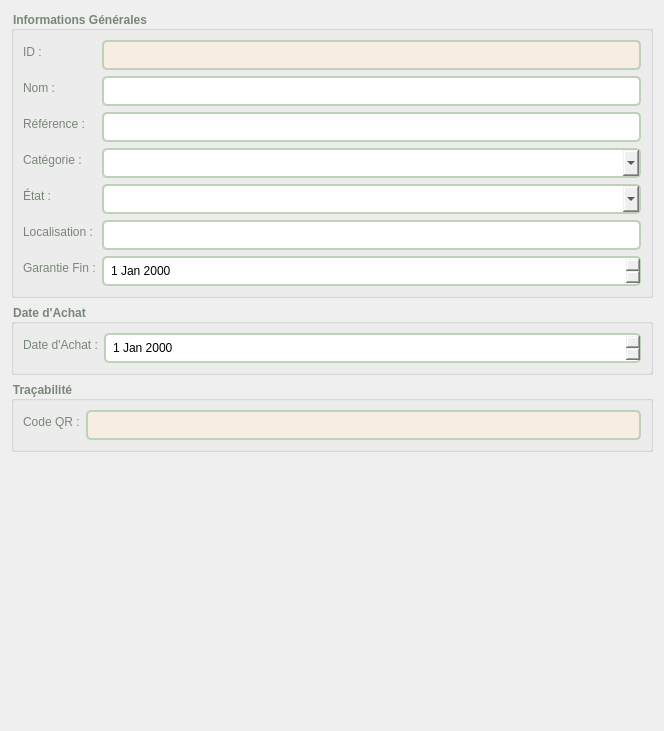
                  <widget class="QWidget" name="scrollAreaWidgetContents">
                   <property name="geometry">
                    <rect>
                     <x>0</x>
                     <y>0</y>
                     <width>664</width>
                     <height>731</height>
                    </rect>
                   </property>
                   <layout class="QVBoxLayout">
                    <item>
                     <widget class="QGroupBox" name="groupBoxInfo">
                      <property name="title">
                       <string>Informations Générales</string>
                      </property>
                      <property name="styleSheet">
                       <string>QGroupBox { font-weight: bold; color: #798777; }</string>
                      </property>
                      <layout class="QFormLayout">
                       <item row="0" column="0">
                        <widget class="QLabel" name="labelID">
                         <property name="text">
                          <string>ID :</string>
                         </property>
                         <property name="styleSheet">
                          <string>color: #798777;</string>
                         </property>
                        </widget>
                       </item>
                       <item row="0" column="1">
                        <widget class="QLineEdit" name="detailId">
                         <property name="readOnly">
                          <bool>true</bool>
                         </property>
                         <property name="styleSheet">
                          <string>QLineEdit { border: 2px solid #BDD2B6; border-radius: 5px; padding: 5px; background: #F8EDE3; }</string>
                         </property>
                        </widget>
                       </item>
                       <item row="1" column="0">
                        <widget class="QLabel" name="labelName">
                         <property name="text">
                          <string>Nom :</string>
                         </property>
                         <property name="styleSheet">
                          <string>color: #798777;</string>
                         </property>
                        </widget>
                       </item>
                       <item row="1" column="1">
                        <widget class="QLineEdit" name="detailName">
                         <property name="styleSheet">
                          <string>QLineEdit { border: 2px solid #BDD2B6; border-radius: 5px; padding: 5px; }</string>
                         </property>
                        </widget>
                       </item>
                       <item row="2" column="0">
                        <widget class="QLabel" name="labelReference">
                         <property name="text">
                          <string>Référence :</string>
                         </property>
                         <property name="styleSheet">
                          <string>color: #798777;</string>
                         </property>
                        </widget>
                       </item>
                       <item row="2" column="1">
                        <widget class="QLineEdit" name="detailReference">
                         <property name="styleSheet">
                          <string>QLineEdit { border: 2px solid #BDD2B6; border-radius: 5px; padding: 5px; }</string>
                         </property>
                        </widget>
                       </item>
                       <item row="3" column="0">
                        <widget class="QLabel" name="labelDetailCategory">
                         <property name="text">
                          <string>Catégorie :</string>
                         </property>
                         <property name="styleSheet">
                          <string>color: #798777;</string>
                         </property>
                        </widget>
                       </item>
                       <item row="3" column="1">
                        <widget class="QComboBox" name="detailCategory">
                         <property name="styleSheet">
                          <string>QComboBox { border: 2px solid #BDD2B6; border-radius: 5px; padding: 5px; }</string>
                         </property>
                        </widget>
                       </item>
                       <item row="4" column="0">
                        <widget class="QLabel" name="labelDetailState">
                         <property name="text">
                          <string>État :</string>
                         </property>
                         <property name="styleSheet">
                          <string>color: #798777;</string>
                         </property>
                        </widget>
                       </item>
                       <item row="4" column="1">
                        <widget class="QComboBox" name="detailState">
                         <property name="styleSheet">
                          <string>QComboBox { border: 2px solid #BDD2B6; border-radius: 5px; padding: 5px; }</string>
                         </property>
                        </widget>
                       </item>
                       <item row="5" column="0">
                        <widget class="QLabel" name="labelDetailLocation">
                         <property name="text">
                          <string>Localisation :</string>
                         </property>
                         <property name="styleSheet">
                          <string>color: #798777;</string>
                         </property>
                        </widget>
                       </item>
                       <item row="5" column="1">
                        <widget class="QLineEdit" name="detailLocation">
                         <property name="styleSheet">
                          <string>QLineEdit { border: 2px solid #BDD2B6; border-radius: 5px; padding: 5px; }</string>
                         </property>
                        </widget>
                       </item>
                       <item row="6" column="0">
                        <widget class="QLabel" name="labelWarrantyEnd">
                         <property name="text">
                          <string>Garantie Fin :</string>
                         </property>
                         <property name="styleSheet">
                          <string>color: #798777;</string>
                         </property>
                        </widget>
                       </item>
                       <item row="6" column="1">
                        <widget class="QDateEdit" name="detailWarrantyEnd">
                         <property name="styleSheet">
                          <string>QDateEdit { border: 2px solid #BDD2B6; border-radius: 5px; padding: 5px; }</string>
                         </property>
                        </widget>
                       </item>
                       <!-- Équipe Responsable SUPPRIMÉ -->
                      </layout>
                     </widget>
                    </item>
                    <item>
                     <widget class="QGroupBox" name="groupBoxFinance">
                      <property name="title">
                       <string>Date d'Achat</string>
                      </property>
                      <property name="styleSheet">
                       <string>QGroupBox { font-weight: bold; color: #798777; }</string>
                      </property>
                      <layout class="QFormLayout">
                       <item row="0" column="0">
                        <widget class="QLabel" name="labelPurchaseDate">
                         <property name="text">
                          <string>Date d'Achat :</string>
                         </property>
                         <property name="styleSheet">
                          <string>color: #798777;</string>
                         </property>
                        </widget>
                       </item>
                       <item row="0" column="1">
                        <widget class="QDateEdit" name="detailPurchaseDate">
                         <property name="styleSheet">
                          <string>QDateEdit { border: 2px solid #BDD2B6; border-radius: 5px; padding: 5px; }</string>
                         </property>
                        </widget>
                       </item>
                      </layout>
                     </widget>
                    </item>
                    <item>
                     <widget class="QGroupBox" name="groupBoxTraceability">
                      <property name="title">
                       <string>Traçabilité</string>
                      </property>
                      <property name="styleSheet">
                       <string>QGroupBox { font-weight: bold; color: #798777; }</string>
                      </property>
                      <layout class="QFormLayout">
                       <item row="0" column="0">
                        <widget class="QLabel" name="labelQRCode">
                         <property name="text">
                          <string>Code QR :</string>
                         </property>
                         <property name="styleSheet">
                          <string>color: #798777;</string>
                         </property>
                        </widget>
                       </item>
                       <item row="0" column="1">
                        <widget class="QLineEdit" name="detailQR">
                         <property name="readOnly">
                          <bool>true</bool>
                         </property>
                         <property name="styleSheet">
                          <string>QLineEdit { border: 2px solid #BDD2B6; border-radius: 5px; padding: 5px; background: #F8EDE3; }</string>
                         </property>
                        </widget>
                       </item>
                       <!-- Code-barres SUPPRIMÉ -->
                      </layout>
                     </widget>
                    </item>
                    <item>
                     <spacer>
                      <property name="orientation">
                       <enum>Qt::Orientation::Vertical</enum>
                      </property>
                      <property name="sizeHint" stdset="0">
                       <size>
                        <width>0</width>
                        <height>0</height>
                       </size>
                      </property>
                     </spacer>
                    </item>
                   </layout>
                  </widget>
